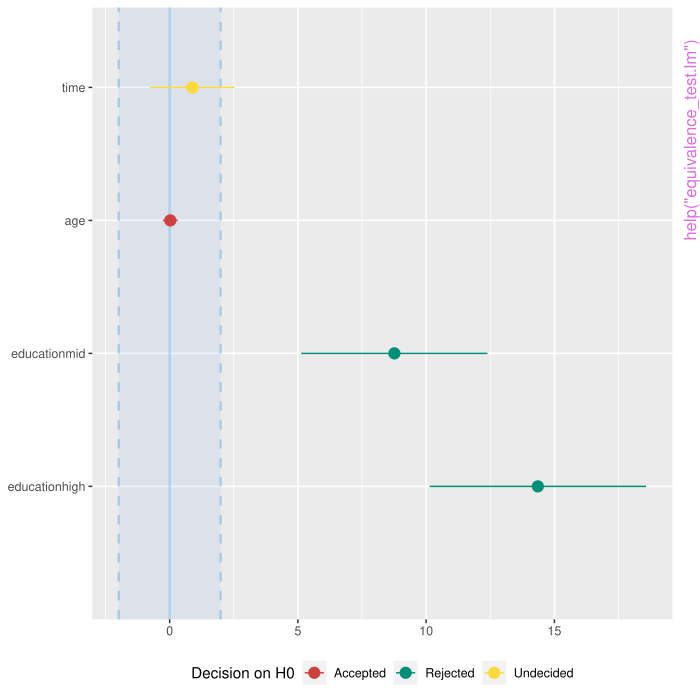

Recreate this plot in R.
pkgname <- "parameters"
source(file.path(R.home("share"), "R", "examples-header.R"))
options(warn = 1)
options(pager = "console")
library('parameters')

base::assign(".oldSearch", base::search(), pos = 'CheckExEnv')
base::assign(".old_wd", base::getwd(), pos = 'CheckExEnv')
cleanEx()
nameEx("bootstrap_model")
### * bootstrap_model

flush(stderr()); flush(stdout())

### Name: bootstrap_model
### Title: Model bootstrapping
### Aliases: bootstrap_model bootstrap_model.default bootstrap_model.merMod

### ** Examples

## Not run: 
##D if (require("boot", quietly = TRUE)) {
##D   model <- lm(mpg ~ wt + factor(cyl), data = mtcars)
##D   b <- bootstrap_model(model)
##D   print(head(b))
##D 
##D   if (require("emmeans", quietly = TRUE)) {
##D     est <- emmeans(b, consec ~ cyl)
##D     print(model_parameters(est))
##D   }
##D }
## End(Not run)



cleanEx()
nameEx("bootstrap_parameters")
### * bootstrap_parameters

flush(stderr()); flush(stdout())

### Name: bootstrap_parameters
### Title: Parameters bootstrapping
### Aliases: bootstrap_parameters

### ** Examples

## Not run: 
##D if (require("boot", quietly = TRUE)) {
##D   set.seed(2)
##D   model <- lm(Sepal.Length ~ Species * Petal.Width, data = iris)
##D   b <- bootstrap_parameters(model)
##D   print(b)
##D 
##D   if (require("emmeans")) {
##D     est <- emmeans(b, trt.vs.ctrl ~ Species)
##D     print(model_parameters(est))
##D   }
##D }
## End(Not run)



cleanEx()
nameEx("ci.default")
### * ci.default

flush(stderr()); flush(stdout())

### Name: ci.default
### Title: Confidence Intervals (CI)
### Aliases: ci.default ci.glmmTMB ci.merMod

### ** Examples




cleanEx()
nameEx("cluster_analysis")
### * cluster_analysis

flush(stderr()); flush(stdout())

### Name: cluster_analysis
### Title: Cluster Analysis
### Aliases: cluster_analysis

### ** Examples

set.seed(33)
# K-Means ====================================================
rez <- cluster_analysis(iris[1:4], n = 3, method = "kmeans")
rez # Show results
predict(rez) # Get clusters
summary(rez) # Extract the centers values (can use 'plot()' on that)
if (requireNamespace("MASS", quietly = TRUE)) {
  cluster_discrimination(rez) # Perform LDA
}

# Hierarchical k-means (more robust k-means)
if (require("factoextra", quietly = TRUE)) {
  rez <- cluster_analysis(iris[1:4], n = 3, method = "hkmeans")
  rez # Show results
  predict(rez) # Get clusters
}

# Hierarchical Clustering (hclust) ===========================
rez <- cluster_analysis(iris[1:4], n = 3, method = "hclust")
rez # Show results
predict(rez) # Get clusters

# K-Medoids (pam) ============================================
if (require("cluster", quietly = TRUE)) {
  rez <- cluster_analysis(iris[1:4], n = 3, method = "pam")
  rez # Show results
  predict(rez) # Get clusters
}

# PAM with automated number of clusters
if (require("fpc", quietly = TRUE)) {
  rez <- cluster_analysis(iris[1:4], method = "pamk")
  rez # Show results
  predict(rez) # Get clusters
}

# DBSCAN ====================================================
if (require("dbscan", quietly = TRUE)) {
  # Note that you can assimilate more outliers (cluster 0) to neighbouring
  # clusters by setting borderPoints = TRUE.
  rez <- cluster_analysis(iris[1:4], method = "dbscan", dbscan_eps = 1.45)
  rez # Show results
  predict(rez) # Get clusters
}

# Mixture ====================================================
if (require("mclust", quietly = TRUE)) {
  library(mclust) # Needs the package to be loaded
  rez <- cluster_analysis(iris[1:4], method = "mixture")
  rez # Show results
  predict(rez) # Get clusters
}



cleanEx()
nameEx("cluster_centers")
### * cluster_centers

flush(stderr()); flush(stdout())

### Name: cluster_centers
### Title: Find the cluster centers in your data
### Aliases: cluster_centers

### ** Examples

k <- kmeans(iris[1:4], 3)
cluster_centers(iris[1:4], clusters = k$cluster)
cluster_centers(iris[1:4], clusters = k$cluster, fun = median)



cleanEx()
nameEx("cluster_discrimination")
### * cluster_discrimination

flush(stderr()); flush(stdout())

### Name: cluster_discrimination
### Title: Compute a linear discriminant analysis on classified cluster
###   groups
### Aliases: cluster_discrimination

### ** Examples

if (requireNamespace("MASS", quietly = TRUE)) {
  # Retrieve group classification from hierarchical cluster analysis
  clustering <- cluster_analysis(iris[, 1:4], n = 3)

  # Goodness of group classification
  cluster_discrimination(clustering)
}



cleanEx()
nameEx("cluster_meta")
### * cluster_meta

flush(stderr()); flush(stdout())

### Name: cluster_meta
### Title: Metaclustering
### Aliases: cluster_meta

### ** Examples

## Not run: 
##D data <- iris[1:4]
##D 
##D rez1 <- cluster_analysis(data, n = 2, method = "kmeans")
##D rez2 <- cluster_analysis(data, n = 3, method = "kmeans")
##D rez3 <- cluster_analysis(data, n = 6, method = "kmeans")
##D 
##D list_of_clusters <- list(rez1, rez2, rez3)
##D 
##D m <- cluster_meta(list_of_clusters)
##D 
##D # Visualize matrix without reordering
##D heatmap(m, Rowv = NA, Colv = NA, scale = "none") # Without reordering
##D # Reordered heatmap
##D heatmap(m, scale = "none")
##D 
##D # Extract 3 clusters
##D predict(m, n = 3)
##D 
##D # Convert to dissimilarity
##D d <- as.dist(abs(m - 1))
##D model <- hclust(d)
##D plot(model, hang = -1)
## End(Not run)



cleanEx()
nameEx("cluster_performance")
### * cluster_performance

flush(stderr()); flush(stdout())

### Name: cluster_performance
### Title: Performance of clustering models
### Aliases: cluster_performance cluster_performance.kmeans
###   cluster_performance.hclust cluster_performance.dbscan
###   cluster_performance.parameters_clusters

### ** Examples

# kmeans
model <- kmeans(iris[1:4], 3)
cluster_performance(model)
# hclust
data <- iris[1:4]
model <- hclust(dist(data))
clusters <- cutree(model, 3)

rez <- cluster_performance(model, data, clusters)
rez
# DBSCAN
if (require("dbscan", quietly = TRUE)) {
  model <- dbscan::dbscan(iris[1:4], eps = 1.45, minPts = 10)

  rez <- cluster_performance(model, iris[1:4])
  rez
}
# Retrieve performance from parameters
params <- model_parameters(kmeans(iris[1:4], 3))
cluster_performance(params)



cleanEx()
nameEx("compare_parameters")
### * compare_parameters

flush(stderr()); flush(stdout())

### Name: compare_parameters
### Title: Compare model parameters of multiple models
### Aliases: compare_parameters compare_models

### ** Examples

data(iris)
lm1 <- lm(Sepal.Length ~ Species, data = iris)
lm2 <- lm(Sepal.Length ~ Species + Petal.Length, data = iris)
compare_parameters(lm1, lm2)

# custom style
compare_parameters(lm1, lm2, select = "{estimate}{stars} ({se})")

## Not run: 
##D # custom style, in HTML
##D result <- compare_parameters(lm1, lm2, select = "{estimate}<br>({se})|{p}")
##D print_html(result)
## End(Not run)

data(mtcars)
m1 <- lm(mpg ~ wt, data = mtcars)
m2 <- glm(vs ~ wt + cyl, data = mtcars, family = "binomial")
compare_parameters(m1, m2)
## Not run: 
##D # exponentiate coefficients, but not for lm
##D compare_parameters(m1, m2, exponentiate = "nongaussian")
##D 
##D # change column names
##D compare_parameters("linear model" = m1, "logistic reg." = m2)
##D compare_parameters(m1, m2, column_names = c("linear model", "logistic reg."))
##D 
##D # or as list
##D compare_parameters(list(m1, m2))
##D compare_parameters(list("linear model" = m1, "logistic reg." = m2))
## End(Not run)



cleanEx()
nameEx("convert_efa_to_cfa")
### * convert_efa_to_cfa

flush(stderr()); flush(stdout())

### Name: convert_efa_to_cfa
### Title: Conversion between EFA results and CFA structure
### Aliases: convert_efa_to_cfa convert_efa_to_cfa.fa efa_to_cfa

### ** Examples




cleanEx()
nameEx("degrees_of_freedom")
### * degrees_of_freedom

flush(stderr()); flush(stdout())

### Name: degrees_of_freedom
### Title: Degrees of Freedom (DoF)
### Aliases: degrees_of_freedom degrees_of_freedom.default dof

### ** Examples

model <- lm(Sepal.Length ~ Petal.Length * Species, data = iris)
dof(model)

model <- glm(vs ~ mpg * cyl, data = mtcars, family = "binomial")
dof(model)
## Not run: 
##D if (require("lme4", quietly = TRUE)) {
##D   model <- lmer(Sepal.Length ~ Petal.Length + (1 | Species), data = iris)
##D   dof(model)
##D }
##D 
##D if (require("rstanarm", quietly = TRUE)) {
##D   model <- stan_glm(
##D     Sepal.Length ~ Petal.Length * Species,
##D     data = iris,
##D     chains = 2,
##D     refresh = 0
##D   )
##D   dof(model)
##D }
## End(Not run)



cleanEx()
nameEx("display.parameters_model")
### * display.parameters_model

flush(stderr()); flush(stdout())

### Name: display.parameters_model
### Title: Print tables in different output formats
### Aliases: display.parameters_model display.parameters_sem
###   display.parameters_efa_summary display.parameters_efa
###   display.equivalence_test_lm format.parameters_model
###   print_html.parameters_model print_md.parameters_model

### ** Examples

model <- lm(mpg ~ wt + cyl, data = mtcars)
mp <- model_parameters(model)
display(mp)

## Not run: 
##D data(iris)
##D lm1 <- lm(Sepal.Length ~ Species, data = iris)
##D lm2 <- lm(Sepal.Length ~ Species + Petal.Length, data = iris)
##D lm3 <- lm(Sepal.Length ~ Species * Petal.Length, data = iris)
##D out <- compare_parameters(lm1, lm2, lm3)
##D 
##D print_html(
##D   out,
##D   select = "{coef}{stars}|({ci})",
##D   column_labels = c("Estimate", "95% CI")
##D )
##D 
##D # line break, unicode minus-sign
##D print_html(
##D   out,
##D   select = "{estimate}{stars}<br>({ci_low} \u2212 {ci_high})",
##D   column_labels = c("Est. (95% CI)")
##D )
## End(Not run)



cleanEx()
nameEx("dominance_analysis")
### * dominance_analysis

flush(stderr()); flush(stdout())

### Name: dominance_analysis
### Title: Dominance Analysis
### Aliases: dominance_analysis

### ** Examples

if (getRversion() >= "3.5.0" && require("domir") &&
  require("performance")) {
  data(mtcars)

  # Dominance Analysis with Logit Regression
  model <- glm(vs ~ cyl + carb + mpg, data = mtcars, family = binomial())

  performance::r2(model)
  dominance_analysis(model)

  # Dominance Analysis with Weighted Logit Regression
  model_wt <- glm(vs ~ cyl + carb + mpg,
    data = mtcars,
    weights = wt, family = quasibinomial()
  )

  dominance_analysis(model_wt, quote_args = "weights")
}



cleanEx()
nameEx("equivalence_test.lm")
### * equivalence_test.lm

flush(stderr()); flush(stdout())

### Name: equivalence_test.lm
### Title: Equivalence test
### Aliases: equivalence_test.lm equivalence_test.merMod
###   equivalence_test.ggeffects

### ** Examples

data(qol_cancer)
model <- lm(QoL ~ time + age + education, data = qol_cancer)

# default rule
equivalence_test(model)

# conditional equivalence test
equivalence_test(model, rule = "cet")

# plot method
if (require("see", quietly = TRUE)) {
  result <- equivalence_test(model)
  plot(result)
}



cleanEx()
nameEx("format_df_adjust")
### * format_df_adjust

flush(stderr()); flush(stdout())

### Name: format_df_adjust
### Title: Format the name of the degrees-of-freedom adjustment methods
### Aliases: format_df_adjust

### ** Examples

library(parameters)

format_df_adjust("kenward")
format_df_adjust("kenward", approx_string = "", dof_string = " DoF")



cleanEx()
nameEx("format_order")
### * format_order

flush(stderr()); flush(stdout())

### Name: format_order
### Title: Order (first, second, ...) formatting
### Aliases: format_order

### ** Examples

format_order(2)
format_order(8)
format_order(25, textual = FALSE)



cleanEx()
nameEx("format_p_adjust")
### * format_p_adjust

flush(stderr()); flush(stdout())

### Name: format_p_adjust
### Title: Format the name of the p-value adjustment methods
### Aliases: format_p_adjust

### ** Examples

library(parameters)

format_p_adjust("holm")
format_p_adjust("bonferroni")



cleanEx()
nameEx("format_parameters")
### * format_parameters

flush(stderr()); flush(stdout())

### Name: format_parameters
### Title: Parameter names formatting
### Aliases: format_parameters format_parameters.default

### ** Examples

model <- lm(Sepal.Length ~ Species * Sepal.Width, data = iris)
format_parameters(model)

model <- lm(Sepal.Length ~ Petal.Length + (Species / Sepal.Width), data = iris)
format_parameters(model)

model <- lm(Sepal.Length ~ Species + poly(Sepal.Width, 2), data = iris)
format_parameters(model)

model <- lm(Sepal.Length ~ Species + poly(Sepal.Width, 2, raw = TRUE), data = iris)
format_parameters(model)



cleanEx()
nameEx("get_scores")
### * get_scores

flush(stderr()); flush(stdout())

### Name: get_scores
### Title: Get Scores from Principal Component Analysis (PCA)
### Aliases: get_scores

### ** Examples

if (require("psych")) {
  pca <- principal_components(mtcars[, 1:7], n = 2, rotation = "varimax")

  # PCA extracted two components
  pca

  # assignment of items to each component
  closest_component(pca)

  # now we want to have sum scores for each component
  get_scores(pca)

  # compare to manually computed sum score for 2nd component, which
  # consists of items "hp" and "qsec"
  (mtcars$hp + mtcars$qsec) / 2
}



cleanEx()
nameEx("model_parameters.BFBayesFactor")
### * model_parameters.BFBayesFactor

flush(stderr()); flush(stdout())

### Name: model_parameters.BFBayesFactor
### Title: Parameters from BayesFactor objects
### Aliases: model_parameters.BFBayesFactor

### ** Examples




cleanEx()
nameEx("model_parameters.aov")
### * model_parameters.aov

flush(stderr()); flush(stdout())

### Name: model_parameters.aov
### Title: Parameters from ANOVAs
### Aliases: model_parameters.aov model_parameters.anova
###   model_parameters.aovlist model_parameters.afex_aov
###   model_parameters.anova.rms model_parameters.Anova.mlm
###   model_parameters.maov

### ** Examples

## Don't show: 
if (requireNamespace("effectsize", quietly = TRUE)) (if (getRversion() >= "3.4") withAutoprint else force)({ # examplesIf
## End(Don't show)
df <- iris
df$Sepal.Big <- ifelse(df$Sepal.Width >= 3, "Yes", "No")

model <- aov(Sepal.Length ~ Sepal.Big, data = df)
model_parameters(model)

model_parameters(model, effectsize_type = c("omega", "eta"), ci = 0.9)

model <- anova(lm(Sepal.Length ~ Sepal.Big, data = df))
model_parameters(model)
model_parameters(
  model,
  effectsize_type = c("omega", "eta", "epsilon"),
  alternative = "greater"
)

model <- aov(Sepal.Length ~ Sepal.Big + Error(Species), data = df)
model_parameters(model)
## Don't show: 
}) # examplesIf
## End(Don't show)
## Don't show: 
if (requireNamespace("lme4", quietly = TRUE)) (if (getRversion() >= "3.4") withAutoprint else force)({ # examplesIf
## End(Don't show)
## Not run: 
##D mm <- lmer(Sepal.Length ~ Sepal.Big + Petal.Width + (1 | Species), data = df)
##D model <- anova(mm)
##D 
##D # simple parameters table
##D model_parameters(model)
##D 
##D # parameters table including effect sizes
##D model_parameters(
##D   model,
##D   effectsize_type = "eta",
##D   ci = 0.9,
##D   df_error = dof_satterthwaite(mm)[2:3]
##D )
## End(Not run)
## Don't show: 
}) # examplesIf
## End(Don't show)



cleanEx()
nameEx("model_parameters.averaging")
### * model_parameters.averaging

flush(stderr()); flush(stdout())

### Name: model_parameters.PMCMR
### Title: Parameters from special models
### Aliases: model_parameters.PMCMR model_parameters.glimML
###   model_parameters.averaging model_parameters.mle2
###   model_parameters.betareg model_parameters.bfsl
###   model_parameters.deltaMethod model_parameters.emmGrid
###   model_parameters.emm_list model_parameters.epi.2by2
###   model_parameters.fitdistr model_parameters.ggeffects
###   model_parameters.SemiParBIV model_parameters.glmm
###   model_parameters.glmx model_parameters.ivFixed
###   model_parameters.ivprobit model_parameters.lmodel2
###   model_parameters.logistf model_parameters.lqmm
###   model_parameters.marginaleffects model_parameters.comparisons
###   model_parameters.marginalmeans model_parameters.hypotheses
###   model_parameters.slopes model_parameters.predictions
###   model_parameters.margins model_parameters.maxLik
###   model_parameters.maxim model_parameters.mediate
###   model_parameters.metaplus model_parameters.meta_random
###   model_parameters.meta_fixed model_parameters.meta_bma
###   model_parameters.logitor model_parameters.poissonirr
###   model_parameters.negbinirr model_parameters.poissonmfx
###   model_parameters.logitmfx model_parameters.probitmfx
###   model_parameters.negbinmfx model_parameters.betaor
###   model_parameters.betamfx model_parameters.mjoint
###   model_parameters.model_fit model_parameters.glht
###   model_parameters.mvord model_parameters.pgmm model_parameters.rqss
###   model_parameters.rqs model_parameters.selection model_parameters.mle
###   model_parameters.systemfit model_parameters.varest
###   model_parameters.t1way model_parameters.med1way
###   model_parameters.dep.effect model_parameters.yuen

### ** Examples

library(parameters)
if (require("brglm2", quietly = TRUE)) {
  data("stemcell")
  model <- bracl(
    research ~ as.numeric(religion) + gender,
    weights = frequency,
    data = stemcell,
    type = "ML"
  )
  model_parameters(model)
}
if (require("WRS2") && packageVersion("WRS2") >= "1.1.3") {
  model <- t1way(libido ~ dose, data = viagra)
  model_parameters(model)
}



cleanEx()
nameEx("model_parameters.befa")
### * model_parameters.befa

flush(stderr()); flush(stdout())

### Name: model_parameters.befa
### Title: Parameters from Bayesian Exploratory Factor Analysis
### Aliases: model_parameters.befa

### ** Examples

library(parameters)



cleanEx()
nameEx("model_parameters.cgam")
### * model_parameters.cgam

flush(stderr()); flush(stdout())

### Name: model_parameters.cgam
### Title: Parameters from Generalized Additive (Mixed) Models
### Aliases: model_parameters.cgam model_parameters.gam
###   model_parameters.gamlss model_parameters.gamm model_parameters.Gam
###   model_parameters.scam model_parameters.vgam

### ** Examples

library(parameters)
if (require("mgcv")) {
  dat <- gamSim(1, n = 400, dist = "normal", scale = 2)
  model <- gam(y ~ s(x0) + s(x1) + s(x2) + s(x3), data = dat)
  model_parameters(model)
}



cleanEx()
nameEx("model_parameters.default")
### * model_parameters.default

flush(stderr()); flush(stdout())

### Name: model_parameters.default
### Title: Parameters from (General) Linear Models
### Aliases: model_parameters.default model_parameters.glm
###   model_parameters.censReg model_parameters.ridgelm
###   model_parameters.polr model_parameters.negbin

### ** Examples

library(parameters)
model <- lm(mpg ~ wt + cyl, data = mtcars)

model_parameters(model)

# bootstrapped parameters
if (require("boot", quietly = TRUE)) {
  model_parameters(model, bootstrap = TRUE)
}

# standardized parameters
model_parameters(model, standardize = "refit")

# robust, heteroskedasticity-consistent standard errors
if (require("sandwich") && require("clubSandwich")) {
  model_parameters(model, vcov = "HC3")

  model_parameters(model,
    vcov = "vcovCL",
    vcov_args = list(cluster = mtcars$cyl)
  )
}

# different p-value style in output
model_parameters(model, p_digits = 5)
model_parameters(model, digits = 3, ci_digits = 4, p_digits = "scientific")



cleanEx()
nameEx("model_parameters.htest")
### * model_parameters.htest

flush(stderr()); flush(stdout())

### Name: model_parameters.htest
### Title: Parameters from hypothesis tests
### Aliases: model_parameters.htest model_parameters.pairwise.htest
###   model_parameters.coeftest

### ** Examples


model <- cor.test(mtcars$mpg, mtcars$cyl, method = "pearson")
model_parameters(model)

model <- t.test(iris$Sepal.Width, iris$Sepal.Length)
model_parameters(model, effectsize_type = "hedges_g")

model <- t.test(mtcars$mpg ~ mtcars$vs)
model_parameters(model, effectsize_type = "hedges_g")

model <- t.test(iris$Sepal.Width, mu = 1)
model_parameters(model, effectsize_type = "cohens_d")

data(airquality)
airquality$Month <- factor(airquality$Month, labels = month.abb[5:9])
model <- pairwise.t.test(airquality$Ozone, airquality$Month)
model_parameters(model)

smokers <- c(83, 90, 129, 70)
patients <- c(86, 93, 136, 82)
model <- suppressWarnings(pairwise.prop.test(smokers, patients))
model_parameters(model)

model <- suppressWarnings(chisq.test(table(mtcars$am, mtcars$cyl)))
model_parameters(model, effectsize_type = "cramers_v")




cleanEx()
nameEx("model_parameters.kmeans")
### * model_parameters.kmeans

flush(stderr()); flush(stdout())

### Name: model_parameters.dbscan
### Title: Parameters from Cluster Models (k-means, ...)
### Aliases: model_parameters.dbscan model_parameters.hclust
###   model_parameters.pvclust model_parameters.kmeans
###   model_parameters.hkmeans model_parameters.Mclust model_parameters.pam

### ** Examples

#
# Hierarchical clustering (hclust) ---------------------------
data <- iris[1:4]
model <- hclust(dist(data))
clusters <- cutree(model, 3)

rez <- model_parameters(model, data, clusters)
rez

# Get clusters
predict(rez)

# Clusters centers in long form
attributes(rez)$means

# Between and Total Sum of Squares
attributes(rez)$Total_Sum_Squares
attributes(rez)$Between_Sum_Squares
## Not run: 
##D #
##D # K-means -------------------------------
##D model <- kmeans(iris[1:4], centers = 3)
##D rez <- model_parameters(model)
##D rez
##D 
##D # Get clusters
##D predict(rez)
##D 
##D # Clusters centers in long form
##D attributes(rez)$means
##D 
##D # Between and Total Sum of Squares
##D attributes(rez)$Sum_Squares_Total
##D attributes(rez)$Sum_Squares_Between
## End(Not run)
## Not run: 
##D #
##D # Hierarchical K-means (factoextra::hkclust) ----------------------
##D if (require("factoextra", quietly = TRUE)) {
##D   data <- iris[1:4]
##D   model <- factoextra::hkmeans(data, k = 3)
##D 
##D   rez <- model_parameters(model)
##D   rez
##D 
##D   # Get clusters
##D   predict(rez)
##D 
##D   # Clusters centers in long form
##D   attributes(rez)$means
##D 
##D   # Between and Total Sum of Squares
##D   attributes(rez)$Sum_Squares_Total
##D   attributes(rez)$Sum_Squares_Between
##D }
## End(Not run)
if (require("mclust", quietly = TRUE)) {
  model <- mclust::Mclust(iris[1:4], verbose = FALSE)
  model_parameters(model)
}
## Not run: 
##D #
##D # K-Medoids (PAM and HPAM) ==============
##D if (require("cluster", quietly = TRUE)) {
##D   model <- cluster::pam(iris[1:4], k = 3)
##D   model_parameters(model)
##D }
##D if (require("fpc", quietly = TRUE)) {
##D   model <- fpc::pamk(iris[1:4], criterion = "ch")
##D   model_parameters(model)
##D }
## End(Not run)



cleanEx()
nameEx("model_parameters.merMod")
### * model_parameters.merMod

flush(stderr()); flush(stdout())

### Name: model_parameters.cpglmm
### Title: Parameters from Mixed Models
### Aliases: model_parameters.cpglmm model_parameters.glmmTMB
###   model_parameters.merMod model_parameters.merModList
###   model_parameters.mixed model_parameters.MixMod model_parameters.mixor
###   model_parameters.lme model_parameters.clmm2 model_parameters.clmm
###   model_parameters.rlmerMod model_parameters.HLfit

### ** Examples

library(parameters)
if (require("lme4")) {
  data(mtcars)
  model <- lmer(mpg ~ wt + (1 | gear), data = mtcars)
  model_parameters(model)
}



cleanEx()
nameEx("model_parameters.mira")
### * model_parameters.mira

flush(stderr()); flush(stdout())

### Name: model_parameters.mipo
### Title: Parameters from multiply imputed repeated analyses
### Aliases: model_parameters.mipo model_parameters.mira

### ** Examples

library(parameters)
if (require("mice", quietly = TRUE)) {
  data(nhanes2)
  imp <- mice(nhanes2)
  fit <- with(data = imp, exp = lm(bmi ~ age + hyp + chl))
  model_parameters(fit)
}
## Not run: 
##D # model_parameters() also works for models that have no "tidy"-method in mice
##D if (require("mice", quietly = TRUE) && require("gee", quietly = TRUE)) {
##D   data(warpbreaks)
##D   set.seed(1234)
##D   warpbreaks$tension[sample(1:nrow(warpbreaks), size = 10)] <- NA
##D   imp <- mice(warpbreaks)
##D   fit <- with(data = imp, expr = gee(breaks ~ tension, id = wool))
##D 
##D   # does not work:
##D   # summary(pool(fit))
##D 
##D   model_parameters(fit)
##D }
## End(Not run)



# and it works with pooled results
if (require("mice")) {
  data("nhanes2")
  imp <- mice(nhanes2)
  fit <- with(data = imp, exp = lm(bmi ~ age + hyp + chl))
  pooled <- pool(fit)

  model_parameters(pooled)
}



cleanEx()
nameEx("model_parameters.mlm")
### * model_parameters.mlm

flush(stderr()); flush(stdout())

### Name: model_parameters.DirichletRegModel
### Title: Parameters from multinomial or cumulative link models
### Aliases: model_parameters.DirichletRegModel model_parameters.bifeAPEs
###   model_parameters.bracl model_parameters.mlm model_parameters.clm2

### ** Examples

library(parameters)
if (require("brglm2", quietly = TRUE)) {
  data("stemcell")
  model <- bracl(
    research ~ as.numeric(religion) + gender,
    weights = frequency,
    data = stemcell,
    type = "ML"
  )
  model_parameters(model)
}



cleanEx()
nameEx("model_parameters.principal")
### * model_parameters.principal

flush(stderr()); flush(stdout())

### Name: model_parameters.PCA
### Title: Parameters from PCA, FA, CFA, SEM
### Aliases: model_parameters.PCA model_parameters.FAMD
###   model_parameters.lavaan model_parameters.principal
###   model_parameters.omega model_parameters.sem

### ** Examples


# lavaan

library(parameters)

# lavaan -------------------------------------
if (require("lavaan", quietly = TRUE)) {
  # Confirmatory Factor Analysis (CFA) ---------

  structure <- " visual  =~ x1 + x2 + x3
                 textual =~ x4 + x5 + x6
                 speed   =~ x7 + x8 + x9 "
  model <- lavaan::cfa(structure, data = HolzingerSwineford1939)
  model_parameters(model)
  model_parameters(model, standardize = TRUE)

  # filter parameters
  model_parameters(
    model,
    parameters = list(
      To = "^(?!visual)",
      From = "^(?!(x7|x8))"
    )
  )

  # Structural Equation Model (SEM) ------------

  structure <- "
    # latent variable definitions
      ind60 =~ x1 + x2 + x3
      dem60 =~ y1 + a*y2 + b*y3 + c*y4
      dem65 =~ y5 + a*y6 + b*y7 + c*y8
    # regressions
      dem60 ~ ind60
      dem65 ~ ind60 + dem60
    # residual correlations
      y1 ~~ y5
      y2 ~~ y4 + y6
      y3 ~~ y7
      y4 ~~ y8
      y6 ~~ y8
  "
  model <- lavaan::sem(structure, data = PoliticalDemocracy)
  model_parameters(model)
  model_parameters(model, standardize = TRUE)
}




cleanEx()
nameEx("model_parameters.rma")
### * model_parameters.rma

flush(stderr()); flush(stdout())

### Name: model_parameters.rma
### Title: Parameters from Meta-Analysis
### Aliases: model_parameters.rma

### ** Examples

library(parameters)
mydat <<- data.frame(
  effectsize = c(-0.393, 0.675, 0.282, -1.398),
  stderr = c(0.317, 0.317, 0.13, 0.36)
)
if (require("metafor", quietly = TRUE)) {
  model <- rma(yi = effectsize, sei = stderr, method = "REML", data = mydat)
  model_parameters(model)
}
## Not run: 
##D # with subgroups
##D if (require("metafor", quietly = TRUE)) {
##D   data(dat.bcg)
##D   dat <- escalc(
##D     measure = "RR",
##D     ai = tpos,
##D     bi = tneg,
##D     ci = cpos,
##D     di = cneg,
##D     data = dat.bcg
##D   )
##D   dat$alloc <- ifelse(dat$alloc == "random", "random", "other")
##D   d <<- dat
##D   model <- rma(yi, vi, mods = ~alloc, data = d, digits = 3, slab = author)
##D   model_parameters(model)
##D }
##D 
##D if (require("metaBMA", quietly = TRUE)) {
##D   data(towels)
##D   m <- suppressWarnings(meta_random(logOR, SE, study, data = towels))
##D   model_parameters(m)
##D }
## End(Not run)




cleanEx()
nameEx("model_parameters.stanreg")
### * model_parameters.stanreg

flush(stderr()); flush(stdout())

### Name: model_parameters.MCMCglmm
### Title: Parameters from Bayesian Models
### Aliases: model_parameters.MCMCglmm model_parameters.bamlss
###   model_parameters.data.frame model_parameters.bayesQR
###   model_parameters.brmsfit model_parameters.mcmc.list
###   model_parameters.bcplm model_parameters.blrm model_parameters.draws
###   model_parameters.stanfit model_parameters.stanreg

### ** Examples

## Not run: 
##D library(parameters)
##D if (require("rstanarm")) {
##D   model <- suppressWarnings(stan_glm(
##D     Sepal.Length ~ Petal.Length * Species,
##D     data = iris, iter = 500, refresh = 0
##D   ))
##D   model_parameters(model)
##D }
## End(Not run)



cleanEx()
nameEx("model_parameters.zcpglm")
### * model_parameters.zcpglm

flush(stderr()); flush(stdout())

### Name: model_parameters.zcpglm
### Title: Parameters from Zero-Inflated Models
### Aliases: model_parameters.zcpglm model_parameters.mhurdle
###   model_parameters.zeroinfl model_parameters.hurdle
###   model_parameters.zerocount

### ** Examples

library(parameters)
if (require("pscl")) {
  data("bioChemists")
  model <- zeroinfl(art ~ fem + mar + kid5 + ment | kid5 + phd, data = bioChemists)
  model_parameters(model)
}



cleanEx()
nameEx("n_clusters")
### * n_clusters

flush(stderr()); flush(stdout())

### Name: n_clusters
### Title: Find number of clusters in your data
### Aliases: n_clusters n_clusters_elbow n_clusters_gap
###   n_clusters_silhouette n_clusters_dbscan n_clusters_hclust

### ** Examples

## Not run: 
##D library(parameters)
##D 
##D # The main 'n_clusters' function ===============================
##D if (require("mclust", quietly = TRUE) && require("NbClust", quietly = TRUE) &&
##D   require("cluster", quietly = TRUE) && require("see", quietly = TRUE)) {
##D   n <- n_clusters(iris[, 1:4], package = c("NbClust", "mclust")) # package can be "all"
##D   n
##D   summary(n)
##D   as.data.frame(n) # Duration is the time elapsed for each method in seconds
##D   plot(n)
##D 
##D   # The following runs all the method but it significantly slower
##D   # n_clusters(iris[1:4], standardize = FALSE, package = "all", fast = FALSE)
##D }
## End(Not run)
## Don't show: 
if (require("see", quietly = TRUE) && require("factoextra", quietly = TRUE)) (if (getRversion() >= "3.4") withAutoprint else force)({ # examplesIf
## End(Don't show)
## Don't show: 
}) # examplesIf
## End(Don't show)



cleanEx()
nameEx("n_factors")
### * n_factors

flush(stderr()); flush(stdout())

### Name: n_factors
### Title: Number of components/factors to retain in PCA/FA
### Aliases: n_factors n_components

### ** Examples

## Don't show: 
if (require("PCDimension", quietly = TRUE) && require("nFactors", quietly = TRUE) && require("EGAnet", quietly = TRUE)) (if (getRversion() >= "3.4") withAutoprint else force)({ # examplesIf
## End(Don't show)
library(parameters)
n_factors(mtcars, type = "PCA")

result <- n_factors(mtcars[1:5], type = "FA")
as.data.frame(result)
summary(result)
## Not run: 
##D # Setting package = 'all' will increase the number of methods (but is slow)
##D n_factors(mtcars, type = "PCA", package = "all")
##D n_factors(mtcars, type = "FA", algorithm = "mle", package = "all")
## End(Not run)
## Don't show: 
}) # examplesIf
## End(Don't show)



cleanEx()
nameEx("p_calibrate")
### * p_calibrate

flush(stderr()); flush(stdout())

### Name: p_calibrate
### Title: Calculate calibrated p-values.
### Aliases: p_calibrate p_calibrate.default

### ** Examples

model <- lm(mpg ~ wt + as.factor(gear) + am, data = mtcars)
p_calibrate(model, verbose = FALSE)



cleanEx()
nameEx("p_function")
### * p_function

flush(stderr()); flush(stdout())

### Name: p_function
### Title: p-value or consonance function
### Aliases: p_function consonance_function confidence_curve

### ** Examples

model <- lm(Sepal.Length ~ Species, data = iris)
p_function(model)

if (requireNamespace("see") && packageVersion("see") > "0.7.3") {
  model <- lm(mpg ~ wt + as.factor(gear) + am, data = mtcars)
  result <- p_function(model)

  # single panels
  plot(result, n_columns = 2)

  # integrated plot, the default
  plot(result)
}



cleanEx()
nameEx("p_value.BFBayesFactor")
### * p_value.BFBayesFactor

flush(stderr()); flush(stdout())

### Name: p_value.BFBayesFactor
### Title: p-values for Bayesian Models
### Aliases: p_value.BFBayesFactor

### ** Examples

data(iris)
model <- lm(Petal.Length ~ Sepal.Length + Species, data = iris)
p_value(model)



cleanEx()
nameEx("p_value")
### * p_value

flush(stderr()); flush(stdout())

### Name: p_value
### Title: p-values
### Aliases: p_value p_value.default p_value.emmGrid

### ** Examples

data(iris)
model <- lm(Petal.Length ~ Sepal.Length + Species, data = iris)
p_value(model)



cleanEx()
nameEx("p_value.poissonmfx")
### * p_value.poissonmfx

flush(stderr()); flush(stdout())

### Name: p_value.poissonmfx
### Title: p-values for Marginal Effects Models
### Aliases: p_value.poissonmfx p_value.betaor p_value.betamfx

### ** Examples

if (require("mfx", quietly = TRUE)) {
  set.seed(12345)
  n <- 1000
  x <- rnorm(n)
  y <- rnegbin(n, mu = exp(1 + 0.5 * x), theta = 0.5)
  d <- data.frame(y, x)
  model <- poissonmfx(y ~ x, data = d)

  p_value(model)
  p_value(model, component = "marginal")
}



cleanEx()
nameEx("p_value.zcpglm")
### * p_value.zcpglm

flush(stderr()); flush(stdout())

### Name: p_value.zcpglm
### Title: p-values for Models with Zero-Inflation
### Aliases: p_value.zcpglm p_value.zeroinfl

### ** Examples

if (require("pscl", quietly = TRUE)) {
  data("bioChemists")
  model <- zeroinfl(art ~ fem + mar + kid5 | kid5 + phd, data = bioChemists)
  p_value(model)
  p_value(model, component = "zi")
}



cleanEx()
nameEx("p_value_betwithin")
### * p_value_betwithin

flush(stderr()); flush(stdout())

### Name: ci_betwithin
### Title: Between-within approximation for SEs, CIs and p-values
### Aliases: ci_betwithin dof_betwithin p_value_betwithin

### ** Examples




cleanEx()
nameEx("p_value_kenward")
### * p_value_kenward

flush(stderr()); flush(stdout())

### Name: ci_kenward
### Title: Kenward-Roger approximation for SEs, CIs and p-values
### Aliases: ci_kenward dof_kenward p_value_kenward se_kenward

### ** Examples




cleanEx()
nameEx("p_value_ml1")
### * p_value_ml1

flush(stderr()); flush(stdout())

### Name: ci_ml1
### Title: "m-l-1" approximation for SEs, CIs and p-values
### Aliases: ci_ml1 dof_ml1 p_value_ml1

### ** Examples




cleanEx()
nameEx("p_value_satterthwaite")
### * p_value_satterthwaite

flush(stderr()); flush(stdout())

### Name: ci_satterthwaite
### Title: Satterthwaite approximation for SEs, CIs and p-values
### Aliases: ci_satterthwaite dof_satterthwaite p_value_satterthwaite
###   se_satterthwaite

### ** Examples




cleanEx()
nameEx("parameters_type")
### * parameters_type

flush(stderr()); flush(stdout())

### Name: parameters_type
### Title: Type of model parameters
### Aliases: parameters_type

### ** Examples

library(parameters)

model <- lm(Sepal.Length ~ Petal.Length + Species, data = iris)
parameters_type(model)

model <- lm(Sepal.Length ~ Species + poly(Sepal.Width, 2), data = iris)
parameters_type(model)

model <- lm(Sepal.Length ~ Species + poly(Sepal.Width, 2, raw = TRUE), data = iris)
parameters_type(model)

# Interactions
model <- lm(Sepal.Length ~ Sepal.Width * Species, data = iris)
parameters_type(model)

model <- lm(Sepal.Length ~ Sepal.Width * Species * Petal.Length, data = iris)
parameters_type(model)

model <- lm(Sepal.Length ~ Species * Sepal.Width, data = iris)
parameters_type(model)

model <- lm(Sepal.Length ~ Species / Sepal.Width, data = iris)
parameters_type(model)


# Complex interactions
data <- iris
data$fac2 <- ifelse(data$Sepal.Width > mean(data$Sepal.Width), "A", "B")
model <- lm(Sepal.Length ~ Species / fac2 / Petal.Length, data = data)
parameters_type(model)

model <- lm(Sepal.Length ~ Species / fac2 * Petal.Length, data = data)
parameters_type(model)



cleanEx()
nameEx("pool_parameters")
### * pool_parameters

flush(stderr()); flush(stdout())

### Name: pool_parameters
### Title: Pool Model Parameters
### Aliases: pool_parameters

### ** Examples

# example for multiple imputed datasets
if (require("mice")) {
  data("nhanes2")
  imp <- mice(nhanes2, printFlag = FALSE)
  models <- lapply(1:5, function(i) {
    lm(bmi ~ age + hyp + chl, data = complete(imp, action = i))
  })
  pool_parameters(models)

  # should be identical to:
  m <- with(data = imp, exp = lm(bmi ~ age + hyp + chl))
  summary(pool(m))
}



cleanEx()
nameEx("principal_components")
### * principal_components

flush(stderr()); flush(stdout())

### Name: factor_analysis
### Title: Principal Component Analysis (PCA) and Factor Analysis (FA)
### Aliases: factor_analysis principal_components rotated_data
###   predict.parameters_efa print.parameters_efa sort.parameters_efa
###   closest_component

### ** Examples

## Don't show: 
if (require("nFactors", quietly = TRUE) && require("sparsepca", quietly = TRUE) && require("psych", quietly = TRUE)) (if (getRversion() >= "3.4") withAutoprint else force)({ # examplesIf
## End(Don't show)
library(parameters)


# Factor Analysis (FA) ------------------------

factor_analysis(mtcars[, 1:7], n = "all", threshold = 0.2)
factor_analysis(mtcars[, 1:7], n = 2, rotation = "oblimin", threshold = "max", sort = TRUE)
factor_analysis(mtcars[, 1:7], n = 2, threshold = 2, sort = TRUE)

efa <- factor_analysis(mtcars[, 1:5], n = 2)
summary(efa)
predict(efa, verbose = FALSE)

## Don't show: 
}) # examplesIf
## End(Don't show)



cleanEx()
nameEx("print.parameters_model")
### * print.parameters_model

flush(stderr()); flush(stdout())

### Name: print.parameters_model
### Title: Print model parameters
### Aliases: print.parameters_model summary.parameters_model

### ** Examples



# custom column layouts ------

data(iris)
lm1 <- lm(Sepal.Length ~ Species, data = iris)
lm2 <- lm(Sepal.Length ~ Species + Petal.Length, data = iris)

# custom style
result <- compare_parameters(lm1, lm2, select = "{estimate}{stars} ({se})")
print(result)

## Not run: 
##D # custom style, in HTML
##D result <- compare_parameters(lm1, lm2, select = "{estimate}<br>({se})|{p}")
##D print_html(result)
## End(Not run)



cleanEx()
nameEx("random_parameters")
### * random_parameters

flush(stderr()); flush(stdout())

### Name: random_parameters
### Title: Summary information from random effects
### Aliases: random_parameters

### ** Examples

if (require("lme4")) {
  data(sleepstudy)
  model <- lmer(Reaction ~ Days + (1 + Days | Subject), data = sleepstudy)
  random_parameters(model)
}



cleanEx()
nameEx("reduce_parameters")
### * reduce_parameters

flush(stderr()); flush(stdout())

### Name: reduce_parameters
### Title: Dimensionality reduction (DR) / Features Reduction
### Aliases: reduce_parameters reduce_data

### ** Examples

data(iris)
model <- lm(Sepal.Width ~ Species * Sepal.Length + Petal.Width, data = iris)
model
reduce_parameters(model)

out <- reduce_data(iris, method = "PCA", n = "max")
head(out)



cleanEx()
nameEx("reshape_loadings")
### * reshape_loadings

flush(stderr()); flush(stdout())

### Name: reshape_loadings
### Title: Reshape loadings between wide/long formats
### Aliases: reshape_loadings reshape_loadings.parameters_efa
###   reshape_loadings.data.frame

### ** Examples

if (require("psych")) {
  pca <- model_parameters(psych::fa(attitude, nfactors = 3))
  loadings <- reshape_loadings(pca)

  loadings
  reshape_loadings(loadings)
}



cleanEx()
nameEx("select_parameters")
### * select_parameters

flush(stderr()); flush(stdout())

### Name: select_parameters
### Title: Automated selection of model parameters
### Aliases: select_parameters select_parameters.lm
###   select_parameters.merMod

### ** Examples

model <- lm(mpg ~ ., data = mtcars)
select_parameters(model)

model <- lm(mpg ~ cyl * disp * hp * wt, data = mtcars)
select_parameters(model)




cleanEx()
nameEx("simulate_model")
### * simulate_model

flush(stderr()); flush(stdout())

### Name: simulate_model
### Title: Simulated draws from model coefficients
### Aliases: simulate_model simulate_model.glmmTMB

### ** Examples

model <- lm(Sepal.Length ~ Species * Petal.Width + Petal.Length, data = iris)
head(simulate_model(model))



cleanEx()
nameEx("simulate_parameters")
### * simulate_parameters

flush(stderr()); flush(stdout())

### Name: simulate_parameters.glmmTMB
### Title: Simulate Model Parameters
### Aliases: simulate_parameters.glmmTMB simulate_parameters
###   simulate_parameters.default

### ** Examples

model <- lm(Sepal.Length ~ Species * Petal.Width + Petal.Length, data = iris)
simulate_parameters(model)

## Not run: 
##D if (require("glmmTMB", quietly = TRUE)) {
##D   model <- glmmTMB(
##D     count ~ spp + mined + (1 | site),
##D     ziformula = ~mined,
##D     family = poisson(),
##D     data = Salamanders
##D   )
##D   simulate_parameters(model, centrality = "mean")
##D   simulate_parameters(model, ci = c(.8, .95), component = "zero_inflated")
##D }
## End(Not run)



cleanEx()
nameEx("sort_parameters")
### * sort_parameters

flush(stderr()); flush(stdout())

### Name: sort_parameters
### Title: Sort parameters by coefficient values
### Aliases: sort_parameters sort_parameters.default

### ** Examples

# creating object to sort (can also be a regular data frame)
mod <- model_parameters(stats::lm(wt ~ am * cyl, data = mtcars))

# original output
mod

# sorted outputs
sort_parameters(mod, sort = "ascending")
sort_parameters(mod, sort = "descending")




cleanEx()
nameEx("standard_error")
### * standard_error

flush(stderr()); flush(stdout())

### Name: standard_error
### Title: Standard Errors
### Aliases: standard_error standard_error.default standard_error.factor
###   standard_error.glmmTMB standard_error.merMod

### ** Examples

model <- lm(Petal.Length ~ Sepal.Length * Species, data = iris)
standard_error(model)

if (require("sandwich") && require("clubSandwich")) {
  standard_error(model, vcov = "HC3")

  standard_error(model,
    vcov = "vcovCL",
    vcov_args = list(cluster = iris$Species)
  )
}



cleanEx()
nameEx("standardize_info")
### * standardize_info

flush(stderr()); flush(stdout())

### Name: standardize_info
### Title: Get Standardization Information
### Aliases: standardize_info standardise_info standardize_info.default

### ** Examples

model <- lm(mpg ~ ., data = mtcars)
standardize_info(model)
standardize_info(model, robust = TRUE)
standardize_info(model, two_sd = TRUE)



cleanEx()
nameEx("standardize_parameters")
### * standardize_parameters

flush(stderr()); flush(stdout())

### Name: standardize_parameters
### Title: Parameters standardization
### Aliases: standardize_parameters standardise_parameters
###   standardize_posteriors standardise_posteriors

### ** Examples

model <- lm(len ~ supp * dose, data = ToothGrowth)
standardize_parameters(model, method = "refit")

## Don't show: 
if (require("lme4", quietly = TRUE)) (if (getRversion() >= "3.4") withAutoprint else force)({ # examplesIf
## End(Don't show)
## Don't show: 
}) # examplesIf
## End(Don't show)
## Don't show: 
if (require("rstanarm", quietly = TRUE)) (if (getRversion() >= "3.4") withAutoprint else force)({ # examplesIf
## End(Don't show)
## Don't show: 
}) # examplesIf
## End(Don't show)



### * <FOOTER>
###
cleanEx()
options(digits = 7L)
base::cat("Time elapsed: ", proc.time() - base::get("ptime", pos = 'CheckExEnv'),"\n")
grDevices::dev.off()
###
### Local variables: ***
### mode: outline-minor ***
### outline-regexp: "\\(> \\)?### [*]+" ***
### End: ***
quit('no')
